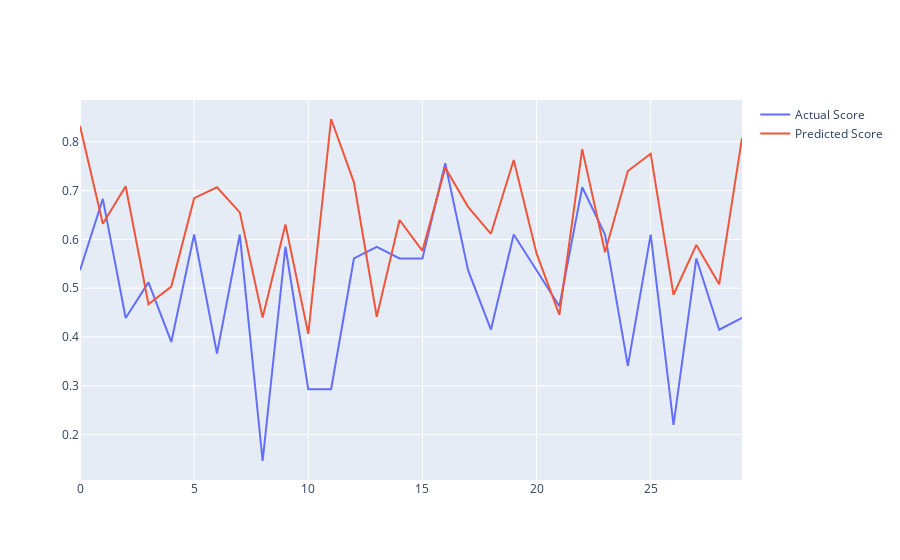

The notebook cell this image was saved under:
### Code cell
fig = make_subplots(rows = 1, cols = 1)
fig.add_trace(go.Scatter(x = [i for i in range(len(data22["W/L%"]))], y = data22["W/L%"], name = "Actual Score"))
fig.add_trace(go.Scatter(x = [i for i in range(len(data22["W/L%"]))], y = y, name = "Predicted Score"))

### Figure 1 — Plotly figure (JSON) as saved in the notebook; plotly's stock layout.template omitted (floating-point values rounded to 4 significant figures)
{"data": [{"name": "Actual Score", "type": "scatter", "x": [0, 1, 2, 3, 4, 5, 6, 7, 8, 9, 10, 11, 12, 13, 14, 15, 16, 17, 18, 19, 20, 21, 22, 23, 24, 25, 26, 27, 28, 29], "y": [0.537, 0.683, 0.439, 0.512, 0.39, 0.61, 0.366, 0.61, 0.146, 0.585, 0.293, 0.293, 0.561, 0.585, 0.561, 0.561, 0.756, 0.537, 0.415, 0.61, 0.537, 0.463, 0.707, 0.61, 0.341, 0.61, 0.22, 0.561, 0.415, 0.439]}, {"name": "Predicted Score", "type": "scatter", "x": [0, 1, 2, 3, 4, 5, 6, 7, 8, 9, 10, 11, 12, 13, 14, 15, 16, 17, 18, 19, 20, 21, 22, 23, 24, 25, 26, 27, 28, 29], "y": [0.8323, 0.6323, 0.7091, 0.4672, 0.5033, 0.6846, 0.7068, 0.6555, 0.44, 0.6306, 0.4064, 0.8468, 0.717, 0.4415, 0.6398, 0.5767, 0.7471, 0.6667, 0.6115, 0.7627, 0.5712, 0.4456, 0.785, 0.5736, 0.7401, 0.7757, 0.4867, 0.5888, 0.5079, 0.8077]}], "layout": {"xaxis": {"anchor": "y", "domain": [0, 1]}, "yaxis": {"anchor": "x", "domain": [0, 1]}}}
